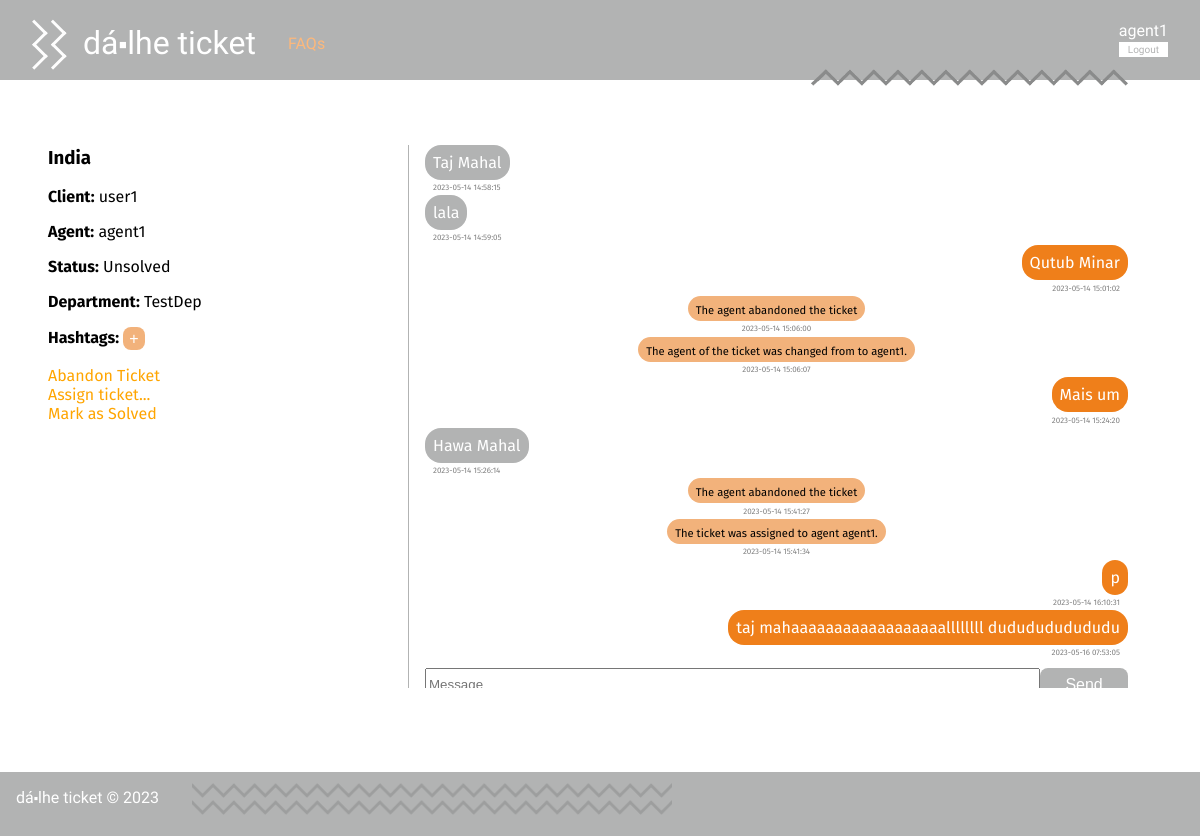
Page /pages/ticket.php?id=8 (signed in) on the earlier database version.
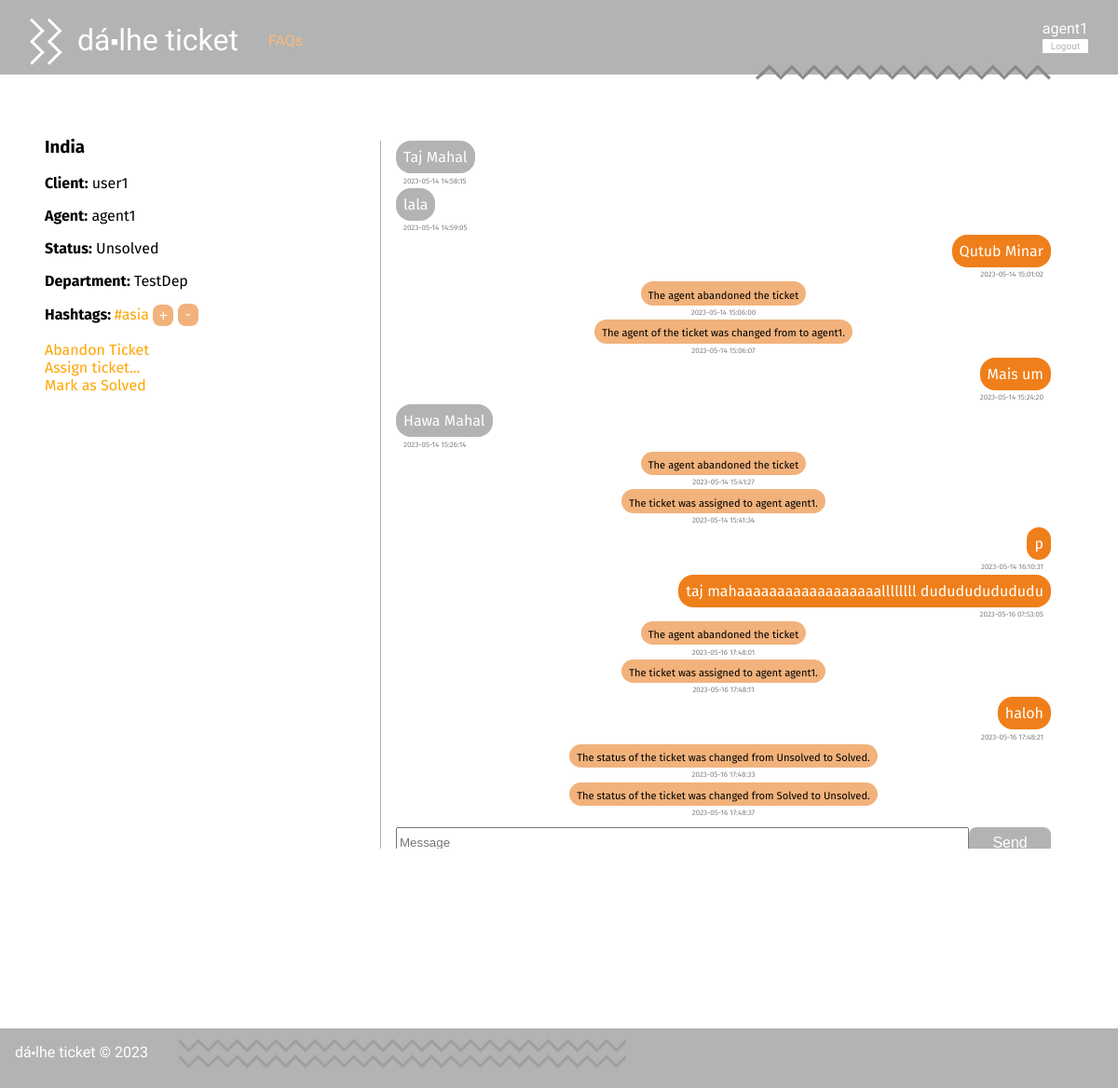
Same page on the later database version.
### tables this page shows
CREATE TABLE Ticket(
   id integer primary key autoincrement,
   title varchar(60) not null,
   client varchar(20) not null,
   agent varchar(20),
   status varchar(10) not null,
   department varchar(20),
   foreign key (client) references User(username),
   foreign key (agent) references User(username),
   foreign key (department) references Department(name)
);

CREATE TABLE Message(
   id integer primary key autoincrement,
   ticketId integer not null,
   isFromClient boolean not null,
   message text not null,
   author varchar(20) not null,
   datetime datetime not null,
   foreign key (ticketId) references Ticket(id)
);

CREATE TABLE Change(
   id integer primary key autoincrement,
   ticketId integer not null,
   agent varchar(20),
   action text,
   datetime datetime not null,
   foreign key (ticketId) references Ticket(id),
   foreign key (agent) references User(id)
);

CREATE TABLE Hashtag(
   tag varchar(20) primary key
);

### pages/ticket.php (called while the page is built, shortened)
<?php
    require_once(__DIR__ . '/../database/connection.db.php');
    require_once(__DIR__ . '/../database/ticket.class.php');
    require_once(__DIR__ . '/../database/user.class.php');
    require_once(__DIR__ . '/../templates/common.tpl.php');
    require_once(__DIR__ . '/../templates/ticket.tpl.php');
    require_once(__DIR__ . '/../utils/session.php');
    $db = getDatabaseConnection();
    $ticket = Ticket::getTicketById($db, intval($_GET['id']));
    drawTicket($db, $ticket);
?>

### database/ticket.class.php (called while the page is built, shortened)
<?php
require_once(__DIR__ . '/hashtag.class.php');
require_once(__DIR__ . '/change.class.php');
class Ticket {
    public int $id;
    public function __construct(int $id, string $title, string $client, ?string $agent, string $status, string $department) {
        $this->id = $id;
        $this->title = $title;
        $this->client = $client;
        $this->agent = $agent;
        $this->status = $status;
        $this->department = $department;
    }
    public function getHashtags(PDO $db) : array {
        $stmt = $db->prepare('SELECT h.tag FROM Hashtag h JOIN TicketHashtag th ON h.tag = th.tag WHERE th.ticketId = ?');
        $stmt->execute(array($this->id));
        $hashtags = array();
        while($hashtag = $stmt->fetch()){
            $hashtags[] = new Hashtag($hashtag['tag']);
        }
        return $hashtags;
    }
    static public function getTicketById(PDO $db, int $id) : Ticket {
        $stmt = $db->prepare('SELECT * from Ticket WHERE id = ?');
        $stmt->execute(array($id));
        $line = $stmt->fetchAll()[0];
        $ticket = new Ticket(
            $line['id'],
            $line['title'],
            $line['client'],
            $line['agent'],
            $line['status'],
            $line['department'],
        );
        return $ticket;
    }
}
?>

### utils/session.php (called while the page is built, shortened)
<?php
  class Session {
    public function getName() : ?string {
      return isset($_SESSION['name']) ? $_SESSION['name'] : null;
    }
  }
?>

### database/user.class.php (called while the page is built, shortened)
<?php
class User{
  public function __construct(string $name, string $username, string $email, string $type, string $department, int $ticket_count, int $closed_tickets){
    $this->username = $username;
    $this->type = $type;
    $this->department = $department;
  }
  static public function getUserTypeByUsername(PDO $db, string $username) : string {
    $stmt = $db->prepare('SELECT type from User where username = ?');
    $stmt->execute(array($username));
    return $stmt->fetchAll()[0]['type'];
  }
  static public function getUserByUsername(PDO $db, string $username) : User {
    $stmt = $db->prepare('SELECT * from User where username = ?');
    $stmt->execute(array($username));
    $user = $stmt->fetchAll()[0];
    return new User(
      $user['name'],
      $user['username'],
      $user['email'],
      $user['type'],
      $user['department'],
      intval($user['ticket_count']),
      intval($user['closed_tickets'])
    );
  }
}
?>

### database/message.class.php (called while the page is built, shortened)
<?php
  require_once(__DIR__ . '/../utils/session.php');
  require_once(__DIR__ . '/change.class.php');
  class Message{
    public string $author;
    public function __construct(int $id, int $ticketId, bool $isFromClient, string $message, string $author, string $datetime){
      $this->message = $message;
      $this->author = $author;
      $this->datetime = $datetime;
    }
    public function isMine(PDO $db){
      $session = new Session();
      return $this->author == $session->getName();
    }
    static public function getAllMessagesAndChangesFromTicket(PDO $db, int $id) : array {
        $stmt = $db->prepare('
            SELECT m.id, m.ticketId, m.isFromClient, m.message, m.author, m.datetime
            FROM Message m JOIN Ticket t
            ON m.ticketId = t.id
            WHERE t.id = ?
        ');
        $stmt->execute(array($id));
        $messages = array();
        while($message = $stmt->fetch()){
            $messages[] = new Message(
            $message['id'],
            intval($message['ticketId']),
            $message['isFromClient'] == 1,
            $message['message'],
            $message['author'],
            $message['datetime']
            );
        }
        $stmt = $db->prepare('
            SELECT m.id, m.ticketId, m.agent, m.action, m.datetime
            FROM Change m JOIN Ticket t
            ON m.ticketId = t.id
            WHERE t.id = ?
        ');
        $stmt->execute(array($id));
        $changes = array();
        while($change = $stmt->fetch()){
            $changes[] = new Change(
            $change['id'],
            intval($change['ticketId']),
            $change['agent'],
            $change['action'],
            $change['datetime']
            );
        }
        $all = array_merge($messages, $changes);
        usort($all, function($a, $b){
            return strtotime($a->datetime) > strtotime($b->datetime);
        });
        return $all;
    }
  }
?>

### database/change.class.php (called while the page is built, shortened)
<?php
class Change{
    public function __construct(int $id, int $ticketId, ?string $agent, string $action, string $datetime){
        $this->action = $action;
        $this->datetime = $datetime;
    }
}
?>

### database/hashtag.class.php (called while the page is built, shortened)
<?php
  class Hashtag{
    public function __construct(string $tag){
      $this->tag = $tag;
    }
  }
?>

### templates/ticket.tpl.php (the view, shortened to what the rows shown need)
<?php
    require_once(__DIR__ . '/../database/ticket.class.php');
    require_once(__DIR__ . '/../database/hashtag.class.php');
    require_once(__DIR__ . '/../database/message.class.php');
?>
<?php function drawTicket(PDO $db, Ticket $ticket) {
    $session = new Session();
    $me = User::getUserByUsername($db, $session->getName());
    $hasTags = false;
    ?>
    <div class="ticket_details">
        <div class="ticket_info">
            <h3><?= $ticket->title ?></h3>
            <div class="ticket_client"><span class="bold">Client:</span> <?= $ticket->client ?></div>
            <?php if($ticket->agent !== null) { ?>
                <div class="ticket_agent"><span class="bold">Agent:</span> <?= $ticket->agent ?></div>
            <?php } ?>
            <div class="ticket_status"><span class="bold">Status:</span> <?= $ticket->status ?></div>
            <div class="ticket_department"><span class="bold">Department:</span> <?= $ticket->department ?></div>
            <div class="ticket_hashtags"><span class="bold">Hashtags: </span>
                <?php foreach($ticket->getHashtags($db) as $hashtag) {
                    $hasTags = true;
                ?>
                    <span class="hashtag">
                    <?php
                    if ($me->type == 'user') {
                    ?>
                        #<?= $hashtag->tag ?>
                    <?php
                    } else {
                    ?>
                        <a href="../pages/hashtag.php?tag=<?= $hashtag->tag ?>">
                            #<?= $hashtag->tag ?>
                        </a>
                    <?php
                    }
                    ?>
                    </span>
                <?php
                }
            if ($me->type == 'admin' || $ticket->agent == $me->username) {
                ?>
                <button class="add_hashtag">+</button>
            <?php
                if ($hasTags) {
            ?>
                <a href="../pages/remove_hashtag.php?id=<?= $ticket->id ?>" class="remove_hashtag">-</a>
            <?php
                }
            ?>
            <?php
            }
            ?>
            </div>
            <div class="ticket_options">
                <?php if($ticket->agent == $session->getName()) { ?>
                    <a href=<?=("../actions/action_abandon_ticket.php?id=" . $ticket->id)?>>
                    </a>
                <?php
                    }
                    if (($me->type == 'admin' || $me->department == $ticket->department) && $ticket->status == 'Unsolved') {
            ?>
                    <a href="../pages/assign_ticket.php?id=<?= $ticket->id ?>">Assign ticket...</a>
            <?php
                    } if ($ticket->agent != null && $ticket->status == 'Unsolved' && $me->type == 'admin') {
            ?>
                    <a href=<?=("../actions/action_abandon_ticket.php?id=" . $ticket->id)?>>
                        Unassign ticket
                    </a>
            <?php
                    }
                    if ($me->type == 'admin' || $ticket->agent == $me->username) {
            ?>
                    <a href="../actions/action_change_ticket_status.php?id=<?= $ticket->id ?>">
                    </a>
            <?php
                    }
                ?>
            </div>
        </div>
        <?php
            if(User::getUserTypeByUsername($db, $session->getName()) == 'admin' || $session->getName() == $ticket->agent || $session->getName() == $ticket->client || $ticket->agent == null) {
        ?>
        <div class="ticket_messages">
            <div class="message_list">
        <?php
            foreach(Message::getAllMessagesAndChangesFromTicket($db, $ticket->id) as $message) {
                if($message instanceof Message) {?>
                    <div class="ticket_message <?= $message->isMine($db) ? 'right' : 'left' ?>">
                        <div class="ticket_message_text"><p><?= htmlentities($message->message) ?></p></div>
                        <div class="date_not_hidden"><?= $message->datetime ?></div>
                    </div>
                <?php } else { ?>
                    <div class='ticket_message center'>
                        <div class="ticket_message_text"><p><?= $message->action ?></p></div>
                        <div class="date_not_hidden"><?= $message->datetime ?></div>
                    </div>
                <?php }
            }
            if (($ticket->client == $me->username || $ticket->agent == $me->username) && $ticket->status == 'Unsolved') {
                ?>
                </div>
        </div>
    <?php } ?>
<?php } ?>
<?php } ?>

Differences in the rows shown:
added hashtag: tag "asia"
added change: action "The agent abandoned the ticket", datetime "2023-05-16 17:48:01"
added change: action "The ticket was assigned to agent agent1.", datetime "2023-05-16 17:48:11"
added message: message "haloh", datetime "2023-05-16 17:48:21"
added change: action "The status of the ticket was changed from Unsolved to Solved.", datetime "2023-05-16 17:48:33"
added change: action "The status of the ticket was changed from Solved to Unsolved.", datetime "2023-05-16 17:48:37"
